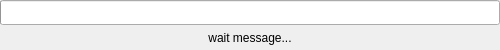
<?xml version="1.0" encoding="UTF-8"?>
<ui version="4.0">
 <class>SuperProgressBarDialogui</class>
 <widget class="QFrame" name="SuperProgressBarDialogui">
  <property name="geometry">
   <rect>
    <x>0</x>
    <y>0</y>
    <width>500</width>
    <height>50</height>
   </rect>
  </property>
  <property name="sizePolicy">
   <sizepolicy hsizetype="Minimum" vsizetype="Minimum">
    <horstretch>0</horstretch>
    <verstretch>0</verstretch>
   </sizepolicy>
  </property>
  <property name="minimumSize">
   <size>
    <width>500</width>
    <height>50</height>
   </size>
  </property>
  <property name="windowTitle">
   <string>Frame</string>
  </property>
  <layout class="QVBoxLayout" name="verticalLayout">
   <property name="spacing">
    <number>0</number>
   </property>
   <property name="leftMargin">
    <number>0</number>
   </property>
   <property name="topMargin">
    <number>0</number>
   </property>
   <property name="rightMargin">
    <number>0</number>
   </property>
   <property name="bottomMargin">
    <number>0</number>
   </property>
   <item>
    <widget class="QProgressBar" name="progressBar">
     <property name="sizePolicy">
      <sizepolicy hsizetype="Expanding" vsizetype="Preferred">
       <horstretch>0</horstretch>
       <verstretch>0</verstretch>
      </sizepolicy>
     </property>
     <property name="value">
      <number>0</number>
     </property>
     <property name="textVisible">
      <bool>false</bool>
     </property>
    </widget>
   </item>
   <item>
    <widget class="QLabel" name="label">
     <property name="sizePolicy">
      <sizepolicy hsizetype="Minimum" vsizetype="Minimum">
       <horstretch>0</horstretch>
       <verstretch>0</verstretch>
      </sizepolicy>
     </property>
     <property name="minimumSize">
      <size>
       <width>0</width>
       <height>20</height>
      </size>
     </property>
     <property name="maximumSize">
      <size>
       <width>16777215</width>
       <height>16777215</height>
      </size>
     </property>
     <property name="text">
      <string>wait message...</string>
     </property>
     <property name="alignment">
      <set>Qt::AlignCenter</set>
     </property>
    </widget>
   </item>
  </layout>
 </widget>
 <resources/>
 <connections/>
</ui>
